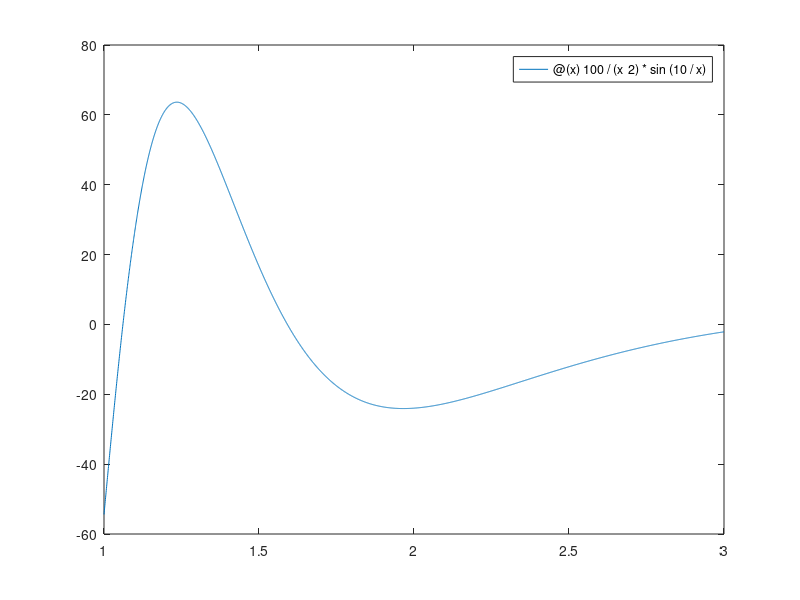

MATLAB code for this plot: (Note: this script raises an error after producing the figure.)
f= @(x) 100/(x^2)*sin(10/x);
fplot(f,[1 3]);
printf("Problem 3 with adaptive Simpson:\n");
res=adaptive_simpson(1,3,10^(-4),f)

printf("Problem 3 with repeated Simpson and n=50:\n");
repeated_simpson(1,3,50,f)
printf("Problem 3 with repeated Simpson and n=100:\n");
repeated_simpson(1,3,100,f)